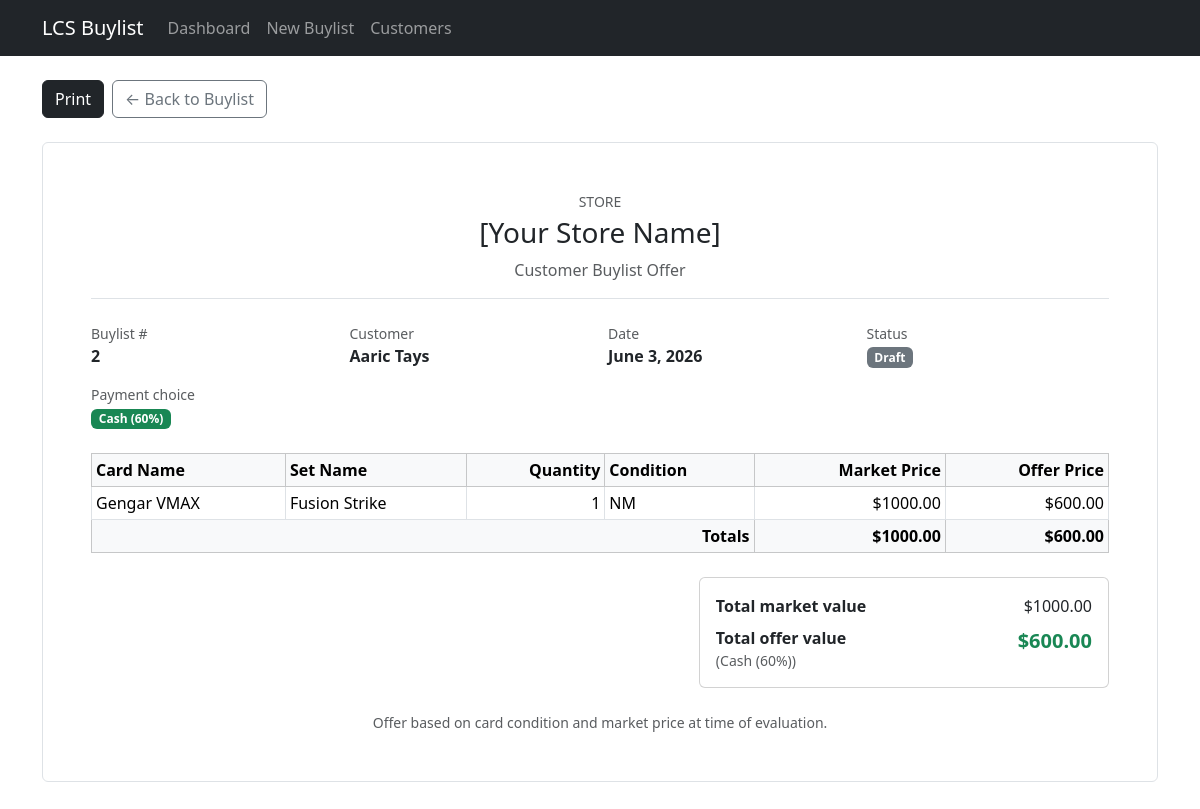
The page /buylists/2/offer-sheet/ on the database its author committed.
### buylists/models.py (models this page shows, shortened)
class Buylist(models.Model):
    STATUS_DRAFT = 'draft'
    STATUS_WAITING = 'waiting'
    STATUS_ACCEPTED = 'accepted'
    STATUS_REJECTED = 'rejected'
    STATUS_PAID = 'paid'
    STATUS_CHOICES = [
        (STATUS_DRAFT, 'Draft'),
        (STATUS_WAITING, 'Waiting'),
        (STATUS_ACCEPTED, 'Accepted'),
        (STATUS_REJECTED, 'Rejected'),
        (STATUS_PAID, 'Paid'),
    ]
    PAYMENT_CASH = 'cash'
    PAYMENT_TRADE = 'trade'
    PAYMENT_CHOICES = [
        ('', 'Not selected'),
        (PAYMENT_CASH, 'Cash (60%)'),
        (PAYMENT_TRADE, 'Trade credit (70%)'),
    ]
    customer = models.ForeignKey(
        Customer,
        on_delete=models.CASCADE,
        related_name='buylists',
    )
    status = models.CharField(
        max_length=20,
        choices=STATUS_CHOICES,
        default=STATUS_DRAFT,
    )
    payment_choice = models.CharField(
        max_length=10,
        choices=PAYMENT_CHOICES,
        blank=True,
        default='',
    )
    created_at = models.DateTimeField(auto_now_add=True)
    updated_at = models.DateTimeField(auto_now=True)
    class Meta:
        ordering = ['-updated_at']
    @property
    def total_market_value(self):
        return sum(item.line_market_value for item in self.items.all())
    @property
    def total_cash_offer_value(self):
        return sum(item.cash_offer_price for item in self.items.all())
    @property
    def payment_choice_selected(self):
        return bool(self.payment_choice)
    @property
    def total_offer_value(self):
        if self.payment_choice == self.PAYMENT_CASH:
            return self.total_cash_offer_value
        if self.payment_choice == self.PAYMENT_TRADE:
            return self.total_trade_offer_value
        return None

class Customer(models.Model):
    name = models.CharField(max_length=200)
    phone = models.CharField(max_length=50, blank=True)
    email = models.EmailField(blank=True)
    notes = models.TextField(blank=True)
    class Meta:
        ordering = ['name']

class BuylistItem(models.Model):
    CONDITION_NM = 'NM'
    CONDITION_LP = 'LP'
    CONDITION_MP = 'MP'
    CONDITION_HP = 'HP'
    CONDITION_DMG = 'DMG'
    CONDITION_CHOICES = [
        (CONDITION_NM, 'Near Mint (NM)'),
        (CONDITION_LP, 'Lightly Played (LP)'),
        (CONDITION_MP, 'Moderately Played (MP)'),
        (CONDITION_HP, 'Heavily Played (HP)'),
        (CONDITION_DMG, 'Damaged (DMG)'),
    ]
    CONDITION_DEFAULTS = {
        CONDITION_NM: Decimal('1.00'),
        CONDITION_LP: Decimal('0.90'),
        CONDITION_MP: Decimal('0.75'),
        CONDITION_HP: Decimal('0.60'),
        CONDITION_DMG: Decimal('0.40'),
    }
    CASH_OFFER_PERCENT = Decimal('0.60')
    TRADE_OFFER_PERCENT = Decimal('0.70')
    buylist = models.ForeignKey(
        Buylist,
        on_delete=models.CASCADE,
        related_name='items',
    )
    card_name = models.CharField(max_length=200)
    set_name = models.CharField(max_length=200, blank=True)
    quantity = models.PositiveIntegerField(default=1)
    condition = models.CharField(
        max_length=3,
        choices=CONDITION_CHOICES,
        default=CONDITION_NM,
    )
    market_price = models.DecimalField(max_digits=10, decimal_places=2)
    condition_percent = models.DecimalField(max_digits=4, decimal_places=2)
    cash_offer_price = models.DecimalField(
        max_digits=10,
        decimal_places=2,
        editable=False,
    )
    trade_offer_price = models.DecimalField(
        max_digits=10,
        decimal_places=2,
        editable=False,
    )
    notes = models.TextField(blank=True)
    class Meta:
        ordering = ['card_name']
    @property
    def line_market_value(self):
        return Decimal(self.quantity) * self.market_price
    @property
    def offer_price(self):
        choice = self.buylist.payment_choice
        if choice == Buylist.PAYMENT_CASH:
            return self.cash_offer_price
        if choice == Buylist.PAYMENT_TRADE:
            return self.trade_offer_price
        return None

### buylists/views.py (the view)
def buylist_offer_sheet(request, pk):
    buylist = get_object_or_404(
        Buylist.objects.select_related('customer').prefetch_related('items'),
        pk=pk,
    )
    return render(request, 'buylists/buylist_offer_sheet.html', {
        'buylist': buylist,
        'store_name': '[Your Store Name]',
    })

### buylists/templates/buylists/buylist_offer_sheet.html (shortened to what this page needs)
{% extends "buylists/base.html" %}
{% block content %}
<div class="no-print d-flex gap-2 mb-4">
    <button type="button" class="btn btn-dark" onclick="window.print()">Print</button>
    <a href="{% url 'buylists:buylist_detail' pk=buylist.pk %}" class="btn btn-outline-secondary">← Back to Buylist</a>
</div>
<div class="offer-sheet-paper bg-white border rounded p-4 p-md-5">
    <header class="text-center border-bottom pb-3 mb-4">
        <p class="text-muted text-uppercase small mb-1">Store</p>
        <h1 class="h3 mb-0">{{ store_name }}</h1>
        <p class="text-muted mb-0 mt-2">Customer Buylist Offer</p>
    </header>
    <div class="row g-3 mb-4">
        <div class="col-sm-6 col-md-3">
            <div class="text-muted small">Buylist #</div>
            <div class="fw-semibold">{{ buylist.pk }}</div>
        </div>
        <div class="col-sm-6 col-md-3">
            <div class="text-muted small">Customer</div>
            <div class="fw-semibold">{{ buylist.customer.name }}</div>
        </div>
        <div class="col-sm-6 col-md-3">
            <div class="text-muted small">Date</div>
            <div class="fw-semibold">{{ buylist.created_at|date:"F j, Y" }}</div>
        </div>
        <div class="col-sm-6 col-md-3">
            <div class="text-muted small">Status</div>
            <div><span class="badge text-bg-secondary">{{ buylist.get_status_display }}</span></div>
        </div>
        <div class="col-sm-6 col-md-3">
            <div class="text-muted small">Payment choice</div>
            <div class="fw-semibold">
                {% if buylist.payment_choice == 'cash' %}
                <span class="badge text-bg-success">Cash (60%)</span>
                {% elif buylist.payment_choice == 'trade' %}
                <span class="badge text-bg-info text-dark">Trade credit (70%)</span>
                {% else %}
                <span class="text-muted">Not selected</span>
                {% endif %}
            </div>
        </div>
    </div>
    {% if buylist.items.all %}
    <div class="table-responsive mb-4">
        <table class="table table-bordered table-sm align-middle mb-0">
            <thead class="table-light">
                <tr>
                    <th>Card Name</th>
                    <th>Set Name</th>
                    <th class="text-end">Quantity</th>
                    <th>Condition</th>
                    <th class="text-end">Market Price</th>
                    <th class="text-end">Offer Price</th>
                </tr>
            </thead>
            <tbody>
                {% for item in buylist.items.all %}
                <tr>
                    <td>{{ item.card_name }}</td>
                    <td>{{ item.set_name|default:"—" }}</td>
                    <td class="text-end">{{ item.quantity }}</td>
                    <td>{{ item.condition }}</td>
                    <td class="text-end">${{ item.market_price }}</td>
                    <td class="text-end">
                        {% if item.offer_price %}${{ item.offer_price }}{% else %}—{% endif %}
                    </td>
                </tr>
                {% endfor %}
            </tbody>
            <tfoot class="table-light fw-semibold">
                <tr>
                    <td colspan="4" class="text-end">Totals</td>
                    <td class="text-end">${{ buylist.total_market_value }}</td>
                    <td class="text-end">
                        {% if buylist.total_offer_value %}${{ buylist.total_offer_value }}{% else %}—{% endif %}
                    </td>
                </tr>
            </tfoot>
        </table>
    </div>
    <div class="row justify-content-end">
        <div class="col-md-5">
            <div class="card">
                <div class="card-body">
                    <dl class="row mb-0">
                        <dt class="col-7">Total market value</dt>
                        <dd class="col-5 text-end mb-2">${{ buylist.total_market_value }}</dd>
                        <dt class="col-7">
                            Total offer value
                            {% if buylist.payment_choice_selected %}
                            <span class="d-block small fw-normal text-muted">({{ buylist.get_payment_choice_display }})</span>
                            {% endif %}
                        </dt>
                        <dd class="col-5 text-end mb-0 fs-5 fw-bold text-success">
                            {% if buylist.total_offer_value %}${{ buylist.total_offer_value }}{% else %}—{% endif %}
                        </dd>
                    </dl>
                </div>
            </div>
        </div>
    </div>
    {% else %}
    <p class="text-muted">No cards on this buylist.</p>
    {% endif %}
    <p class="text-muted small text-center mt-4 mb-0">
        Offer based on card condition and market price at time of evaluation.
    </p>
</div>
{% endblock %}

### rows shown on the page
Buylist: pk "2", customer.name "Aaric Tays", created_at "June 3, 2026", status "Draft", total_market_value "1000.00", total_offer_value "600.00", payment_choice "Cash (60%)"
BuylistItem: card_name "Gengar VMAX", set_name "Fusion Strike", quantity "1", condition "NM", market_price "1000.00", offer_price "600.00"

### other values the page prints
{{ store_name }} "[Your Store Name]"
